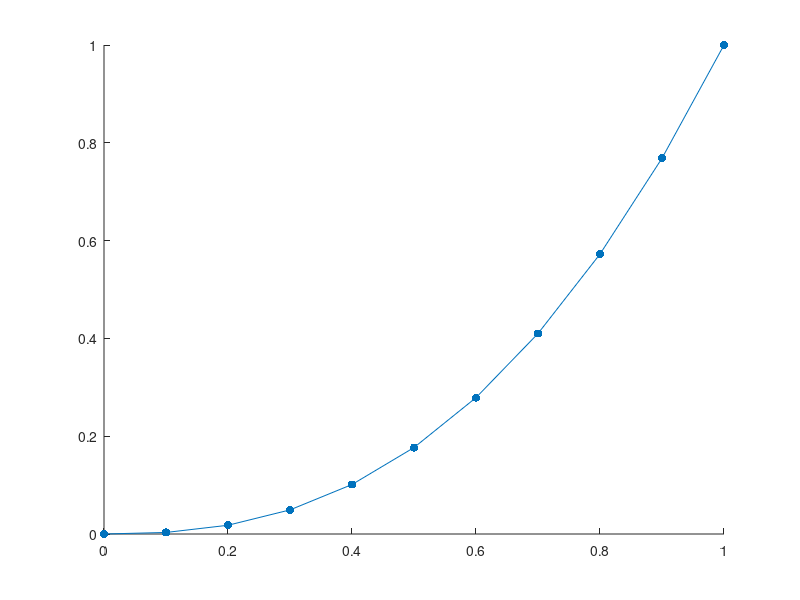

Reproduce this figure in MATLAB. (Note: this script raises an error after producing the figure.)
a = 0; b = 1;N = 11;
x = linspace(a,b,N)';
y = arrayfun(@(t) t^(5/2),x);
scatter(x,y, 'filled')
hold on
plot(x,y)
[c] = not_a_knot(a,b,N,y);
for i = 1:N-1
    x_i = linspace((i-1)/10, i/10, 11)';
    y_p_i = polyval(flip(c(i, :)), x_i-x_i(1));
    plot(x_i, y_p_i)
end
print -r1500
saveas(gcf,'CubicSpline.tiff')
hold off